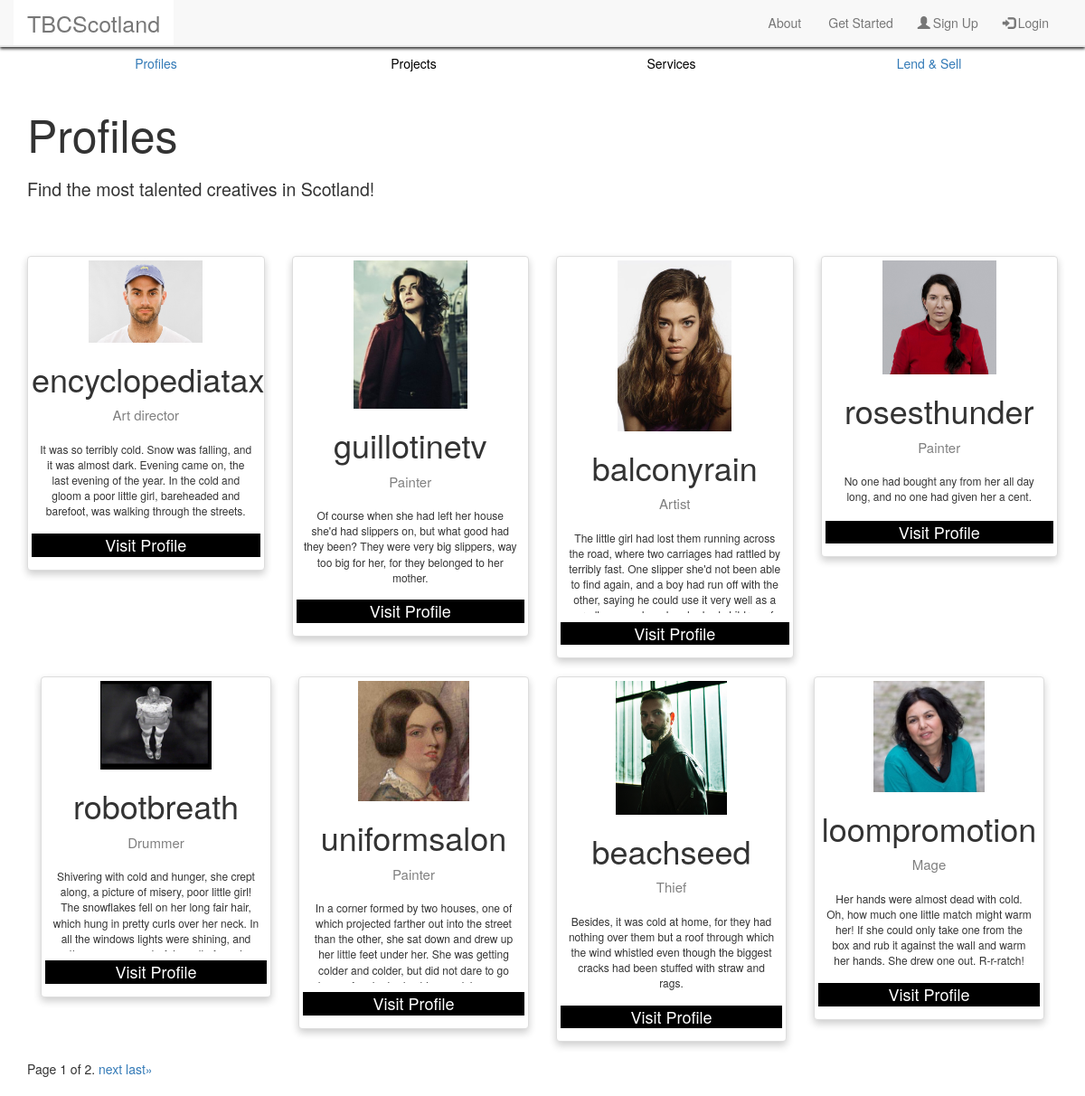
Before: /tbc/profiles/ with the older database file.
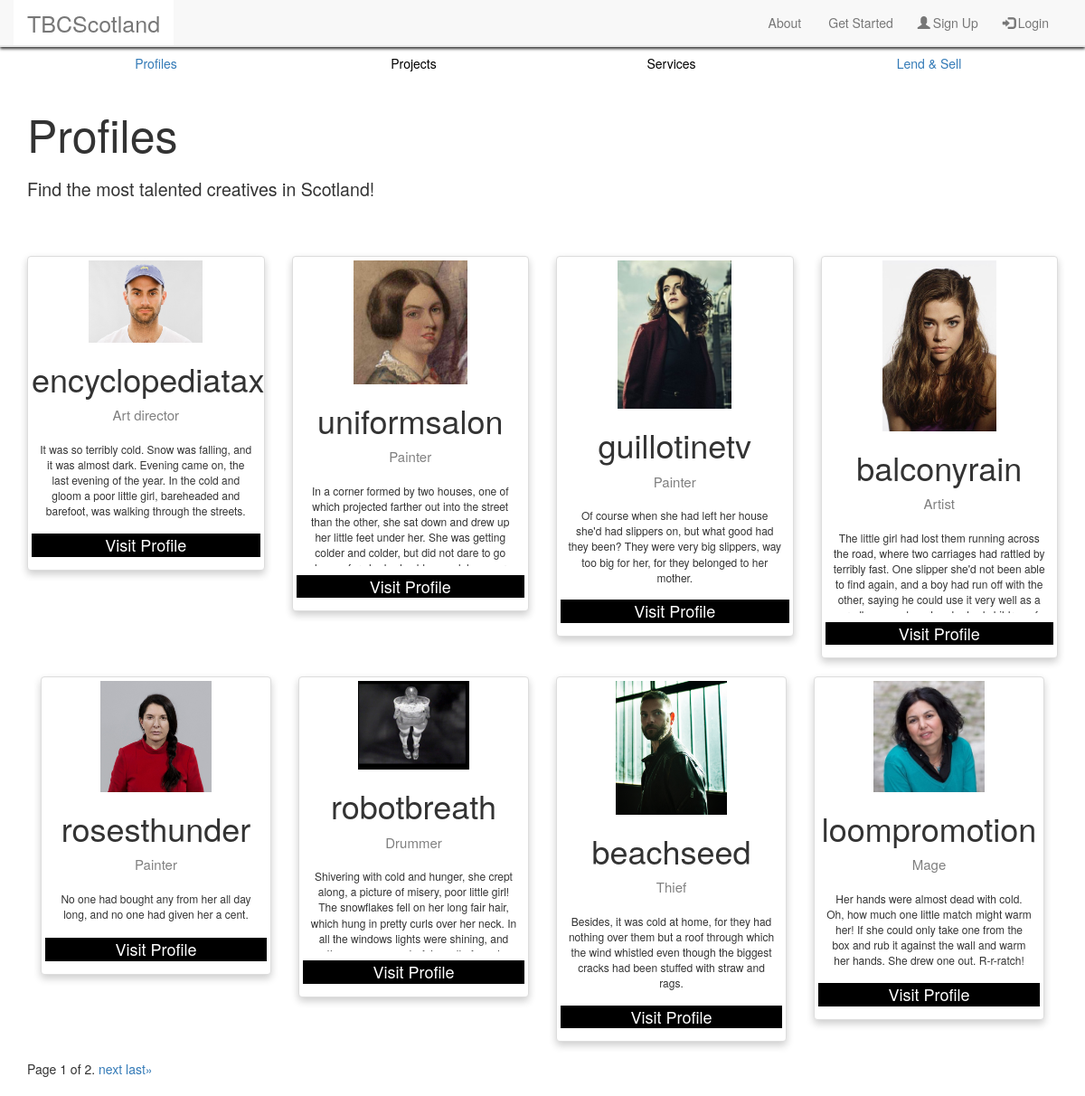
After: the same page with the newer database file.
### tbc/models.py (models this page shows, shortened)
class Profile(models.Model):
    user = models.OneToOneField(User, blank=True)
    firstname = models.CharField(max_length=128, blank=True)
    lastname = models.CharField(max_length=128, blank=True)
    username = models.CharField(max_length=128, unique=True)
    profession = models.CharField(max_length=128, blank=True)
    image = models.ImageField(upload_to='profile_images', default='default_profile.jpg')
    skills = models.TextField(blank=True)
    education = models.TextField(blank=True)
    aboutme = models.TextField(blank=True)
    slug = models.SlugField(unique=True)
    views = models.IntegerField(default=0)
    location = models.CharField(max_length=128, blank=True)

### tbc/views.py (the view)
# urls.py: url(r'^profiles/(?P<profile_name_slug>[\w\-]+)/$', views.show_profile, name='show_profile'),
def profiles(request):
    profiles_list = Profile.objects.all().order_by('-views')
    paginator = Paginator(profiles_list, 8)
    page = request.GET.get('page', 1)
    profiles = paginator.page(page)
    context_dict = {'profiles': profiles}
    return render(request, 'tbc/profiles.html', context_dict)

### templates/tbc/profiles.html (shortened to what this page needs)
{% extends 'tbc/base.html' %}
{% load staticfiles %}
{% block body_block %}
<div class="container">
<div class="row" style="height:20px;"></div>
<header>
  <h1 style="font-size:50px">Profiles</h1>
</header>
<div class="row" style="height:10px;"></div>
<div style="font-size:140%;">Find the most talented creatives in Scotland!</div>
<div class="row" style="height:40px;"></div>
{% if profiles %}
<div class="row">
    {% for profile in profiles %}
    <div class="col-lg-3">
        <br>
        <div class="thumbnail">
            <img src="{{ profile.image.url }}" style="max-width:50%;max-height:50%;">
            <h1>{{ profile.username }}</h1>
            <p class="keywords">{{ profile.profession }}</p>
            <p class="textinthumbnail">{{ profile.aboutme }}</p>
            <p><a href="{% url 'show_profile' profile.slug %}"><button>Visit Profile</button></a></p>
        </div>
    </div>
    {% if forloop.counter|divisibleby:"4" and not forloop.last %}
</div>
{% endif %}
{% endfor %}
{% endif %}
</div>
<div class="container">
<div class ="row">
    <div class="col-lg-3">
        <div class="pagination">
            <span class="step-links">
                <span class="current">Page {{ profiles.number }} of {{ profiles.paginator.num_pages }}.</span>
                {% if profiles.has_next %}
                <a href="?page={{ profiles.next_page_number }}">next</a>
                <a href="?page={{ profiles.paginator.num_pages }}">last&raquo;</a>
                {% endif %}
            </span>
        </div>
    </div>
</div>
</div>
{% endblock %}

Changed rows visible on the page:
changed Profile "uniformsalon": moves up the list
